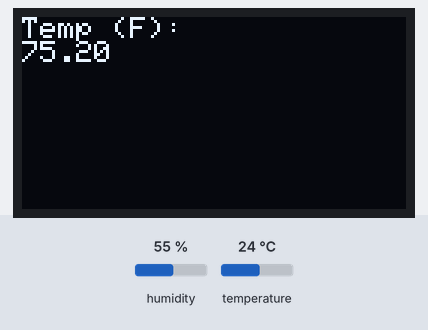
A sketch run on a simulated Arduino Uno, built with avr-gcc and run on an emulated ATmega328P. Parts: 128×64 one-colour display. The inputs (shaded band) are chosen by the test bench; at power-on: temperature 24 °C, humidity 55 %. What the sketch prints to the serial monitor is not drawn.

Above: at 4.8 s.
4.9 s: temperature set to 12 °C
At 7.0 s:
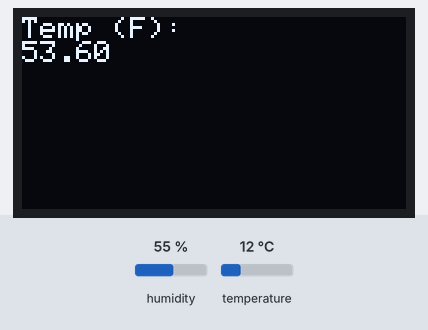
7.9 s: temperature set to 19 °C
At 8.5 s:
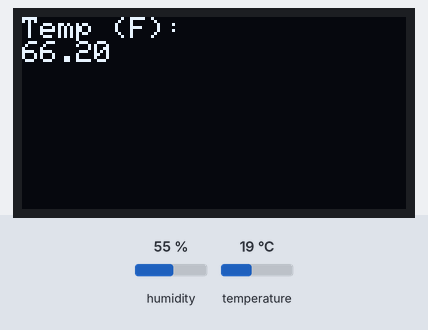
10.9 s: temperature set to 28 °C
At 12.9 s:
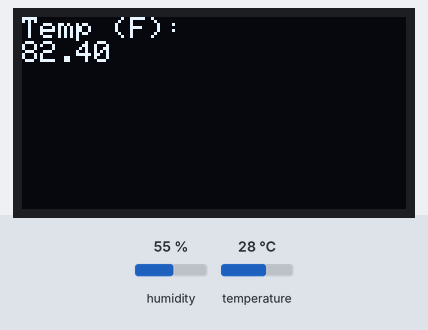
Timing chart, 0 to 14.4 s (numbered marks = the images above; inputs shaded):
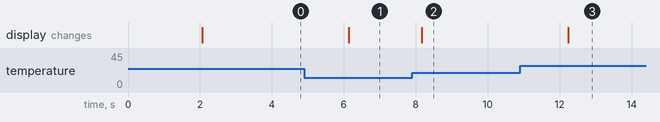

Measured:
- after the input at 4.9 s, the display: changes after 1.2 s (image 1)
- after the input at 7.9 s, the display: changes after 0.27 s (image 2)
- after the input at 10.9 s, the display: changes after 1.3 s (image 3)

The sketch:

ETcampstudent.ino
```cpp
#include <Adafruit_GFX.h>
#include <Adafruit_SSD1306.h>
#include "DHT.h"

#define SCREEN_WIDTH 128
#define SCREEN_HEIGHT 64
#define OLED_RESET -1
#define OLED_ADDR 0x3C

#define DHTPIN 14
#define DHTTYPE DHT22

Adafruit_SSD1306 display(SCREEN_WIDTH, SCREEN_HEIGHT, &Wire, OLED_RESET);
DHT dht(DHTPIN, DHTTYPE);

void setup() {
  Serial.begin(115200);
  if (!display.begin(SSD1306_SWITCHCAPVCC, OLED_ADDR)) {
    Serial.println("ไม่พบ OLED!");
    for (;;);
  }
  Serial.println("OLED พร้อมใช้งาน");
  display.clearDisplay();

  dht.begin();
  Serial.println("DHT22 พร้อมใช้งาน");
}

void loop() {
  delay(2000);

  float f = dht.readTemperature(true);

  Serial.print("อุณหภูมิ: ");
  Serial.print(f);
  Serial.println("°F)");

  display.clearDisplay();
  display.setTextSize(1);
  display.setTextColor(WHITE);
  display.setCursor(0, 0);
  display.println("Temp (F): ");
  display.println(f);
  display.display();
}
```
